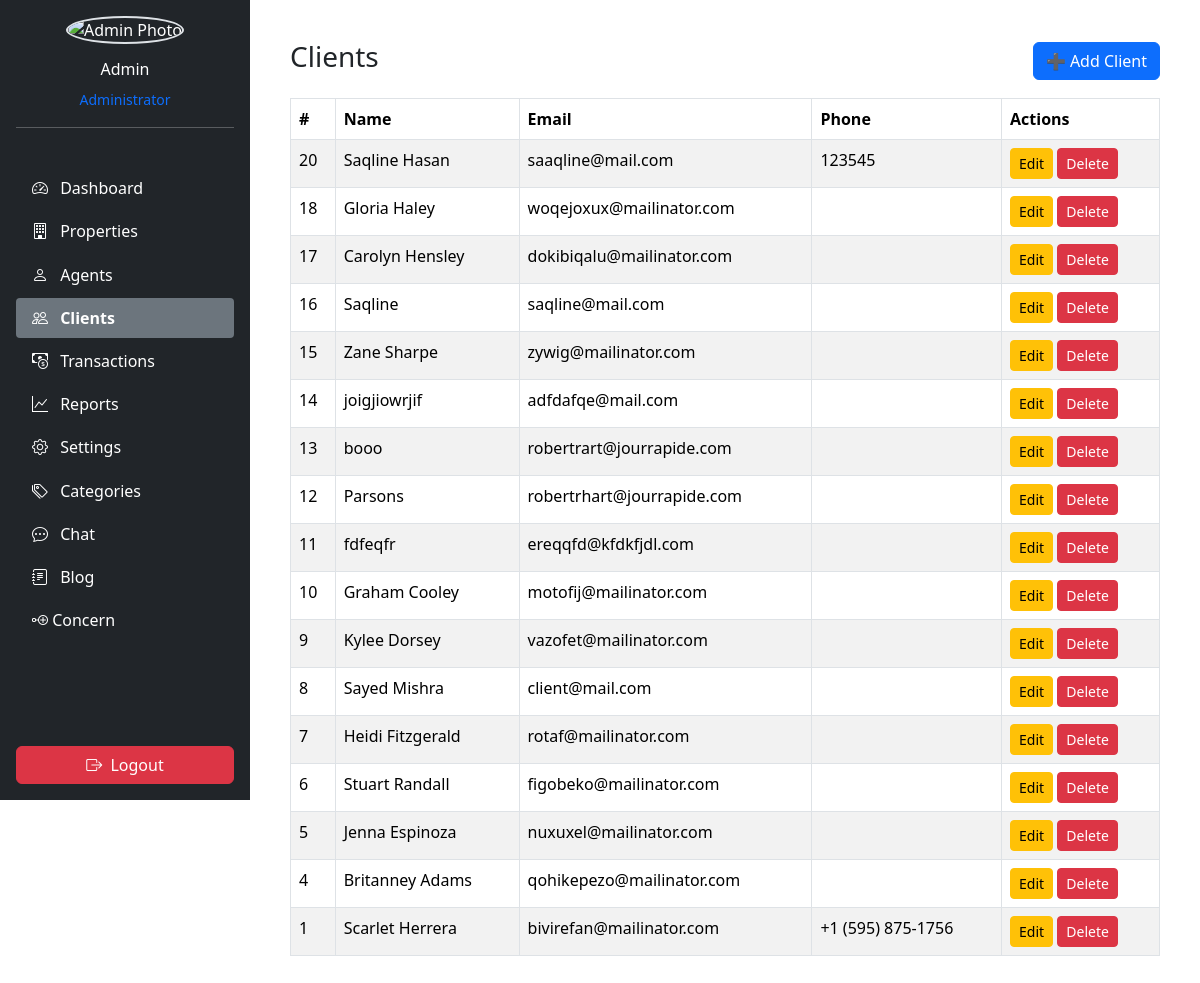
/admin/idx.php?page=clients (signed in), run on the app's committed database.
### tables this page shows
CREATE TABLE `clients` (
  `id` int(11) NOT NULL,
  `agent_id` int(11) DEFAULT NULL,
  `name` varchar(255) NOT NULL,
  `email` varchar(255) DEFAULT NULL,
  `photo` varchar(255) DEFAULT NULL,
  `phone` varchar(20) DEFAULT NULL,
  `created_at` timestamp NOT NULL DEFAULT current_timestamp(),
  `password` varchar(255) NOT NULL
);

### admin/pages/clients.php (the view, shortened to what this page needs)
<?php
$stmt = $conn->query("SELECT * FROM clients ORDER BY id DESC");
$clients = $stmt->fetchAll(PDO::FETCH_ASSOC);
?>
<div class="container p-4">
  <div class="d-flex justify-content-between align-items-center mb-3">
    <h3>Clients</h3>
    <a href="idx.php?page=client_form" class="btn btn-primary">➕ Add Client</a>
  </div>
  <table class="table table-bordered table-striped">
    <thead>
      <tr>
        <th>#</th>
        <th>Name</th>
        <th>Email</th>
        <th>Phone</th>
        <th>Actions</th>
      </tr>
    </thead>
    <tbody>
      <?php foreach ($clients as $c): ?>
        <tr>
          <td><?= $c['id'] ?></td>
          <td><?= htmlspecialchars($c['name']) ?></td>
          <td><?= htmlspecialchars($c['email']) ?></td>
          <td><?= htmlspecialchars($c['phone']) ?></td>
          <td>
            <a href="index.php?page=client_form&id=<?= $c['id'] ?>" class="btn btn-sm btn-warning">Edit</a>
            <a href="index.php?page=client_delete&id=<?= $c['id'] ?>" class="btn btn-sm btn-danger" onclick="return confirm('Delete this client?')">Delete</a>
          </td>
        </tr>
      <?php endforeach; ?>
    </tbody>
  </table>
</div>

### data on the page
clients: id "20", name "Saqline Hasan", email "saaqline@mail.com", phone "123545"
clients: id "18", name "Gloria Haley", email "woqejoxux@mailinator.com"
clients: id "17", name "Carolyn Hensley", email "dokibiqalu@mailinator.com"
clients: id "16", name "Saqline", email "saqline@mail.com"
clients: id "15", name "Zane Sharpe", email "zywig@mailinator.com"
clients: id "14", name "joigjiowrjif", email "adfdafqe@mail.com"
clients: id "13", name "booo", email "robertrart@jourrapide.com"
clients: id "12", name "Parsons", email "robertrhart@jourrapide.com"
clients: id "11", name "fdfeqfr", email "ereqqfd@kfdkfjdl.com"
clients: id "10", name "Graham Cooley", email "motofij@mailinator.com"
clients: id "9", name "Kylee Dorsey", email "vazofet@mailinator.com"
clients: id "8", name "Sayed Mishra", email "client@mail.com"
clients: id "7", name "Heidi Fitzgerald", email "rotaf@mailinator.com"
clients: id "6", name "Stuart Randall", email "figobeko@mailinator.com"
clients: id "5", name "Jenna Espinoza", email "nuxuxel@mailinator.com"
clients: id "4", name "Britanney Adams", email "qohikepezo@mailinator.com"
clients: id "1", name "Scarlet Herrera", email "bivirefan@mailinator.com", phone "+1 (595) 875-1756"

### other printed values
$adminName "Admin"
